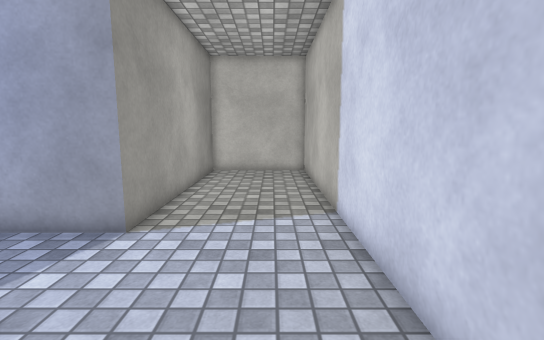
view 1 (above)

12 first-person views from a walk through a 3-D level made in the Unity game engine. The camera is 1.3 m above the floor, tilts 8° down and sees 85° across. The floor is counted in squares, 0.5 m on a side. Each view is taken from the middle of a square. On the plan, view 1 faces up. The plan holds only what a view shows up to about 19 squares ahead; the rest is blank. The place goes on beyond the plan. Surface patterns are stand-ins for the level's own textures.

view 2
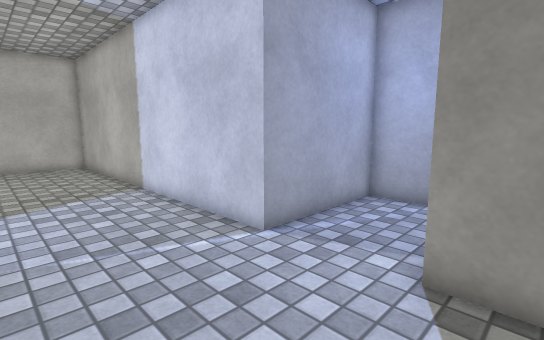

view 3
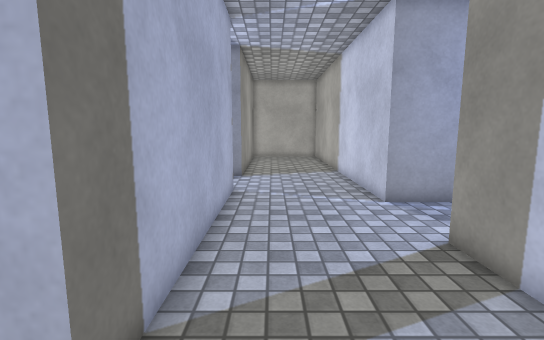

view 4
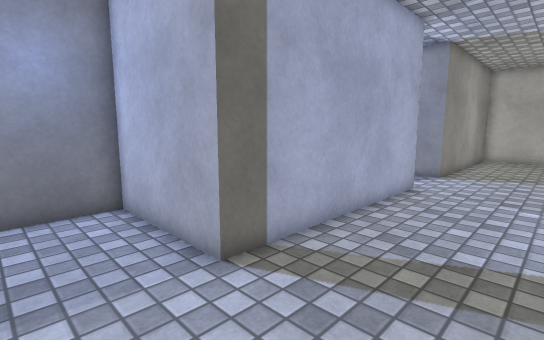

view 5
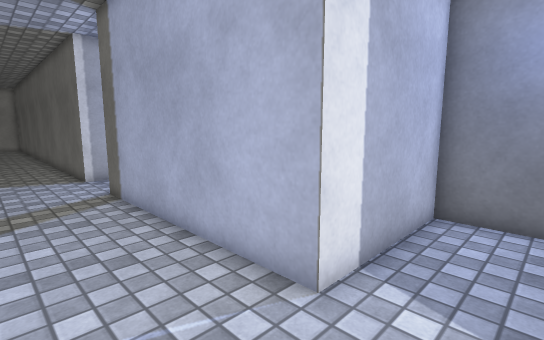

view 6
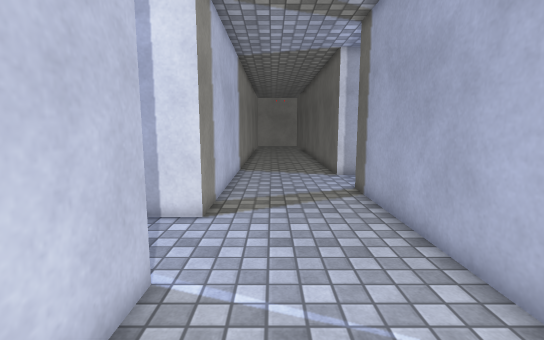

view 7
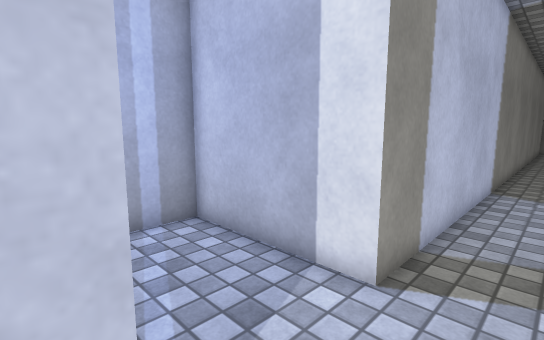

view 8
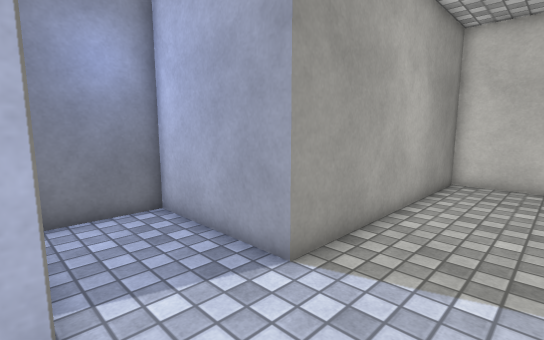

view 9
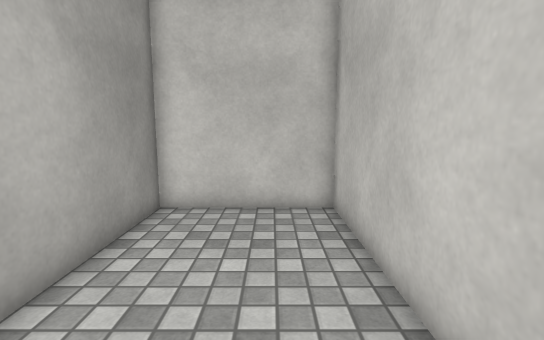

view 10
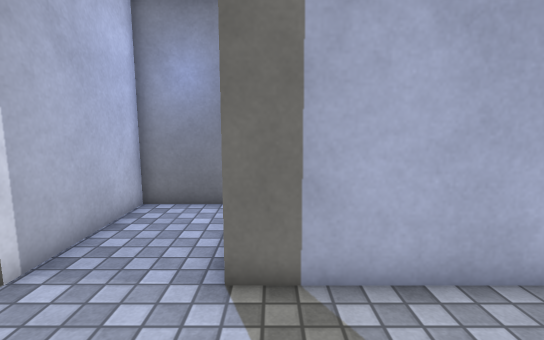

view 11
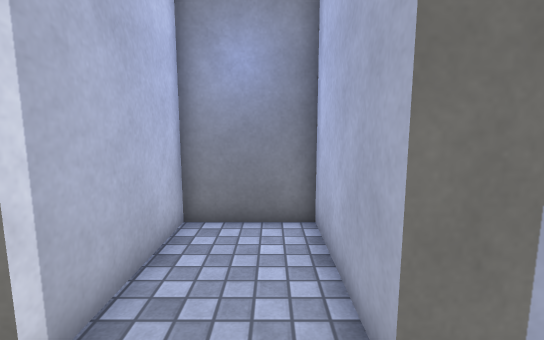

view 12
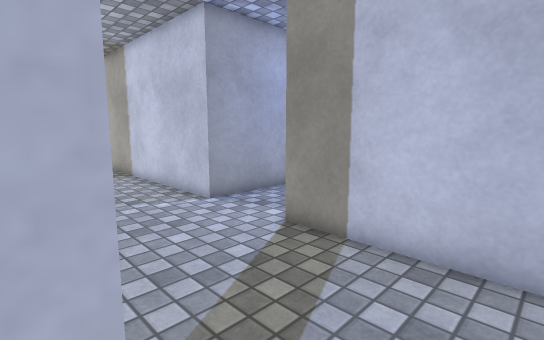

### Floor plan
Points are (right, up) in squares from view 1. A wall is a line through its corners. A room is listed if a view was taken in it or the views show most of it. See-through windows are left out.
Room 1 (views 1, 2, 3, 4, 5, 6, 7, 8, 9, 10, 11, 12)
walls: (2, -10.5) (2, -2.5) (7.6, -2.5) (7.6, 1.3) (2, 1.3) (2, 18.6) (-3.6, 18.6) (-3.6, 7.2) (-9.3, 7.2) (-9.3, 3.4) (-3.6, 3.4) (-3.6, -6.8) (-9, -6.8) (-9, -10.5) (-3.6, -10.5)

Where each view was taken, in squares from view 1:
view 1: 0 up, 0 right, facing up
view 2: 4 down, 3 left, facing up-right
view 3: 9 down, 2 left, facing up
view 4: 10 down, 1 right, facing up-left
view 5: 6 up, 0 right, facing down-left
view 6: 6 up, 0 right, facing down
view 7: 2 up, 0 right, facing down-right
view 8: 3 up, 0 right, facing up-left
view 9: 9 up, 0 right, facing up
view 10: 6 down, 1 right, facing left
view 11: 8 down, 1 left, facing left
view 12: 8 down, 4 left, facing up-right
